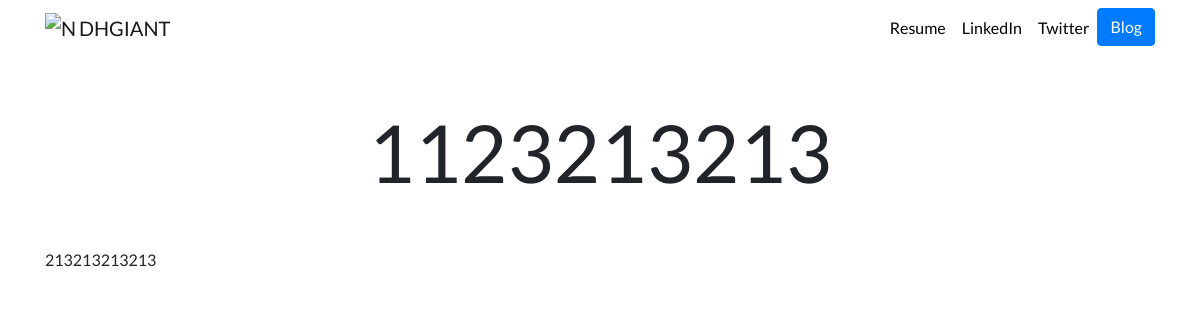
/blog/3/, run on an earlier commit of the app's database.
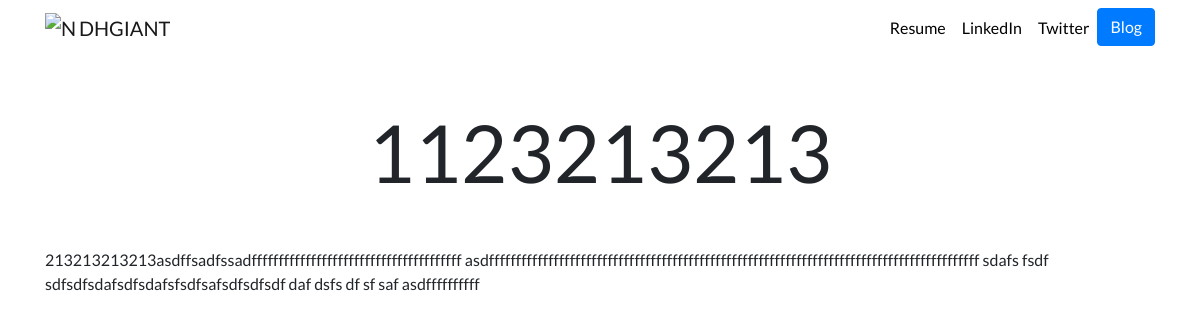
And on a later commit of the database.
### blog/models.py (models this page shows, shortened)
class Blog(models.Model):
    title = models.CharField(max_length=200)
    description = models.TextField()
    date_created = models.DateField()

### blog/views.py (the view)
# urls.py: path('<int:blog_id>/', views.detail, name='detail'),
def detail(request, blog_id):
    blog = get_object_or_404(Blog, pk=blog_id)
    return render(request, 'blog/detail.html', {'blog': blog})

### blog/templates/blog/detail.html (shortened to what this page needs)
{% extends "portfolio/base.html" %}
{% load static %}
{% block content %}
<h1 class="text-center mt-5" id="blogdetailtitle">{{ blog.title }}</h1>
{{ blog.description|safe }}
{% endblock %}

### portfolio/templates/portfolio/base.html (shortened to what this page needs)
{% load static %}
<!doctype html>
<html lang="en">
<head>
  <link rel="stylesheet" href="https://stackpath.bootstrapcdn.com/bootstrap/4.4.1/css/bootstrap.min.css">
  <link rel="stylesheet" href="{% static "portfolio/custom.css" %}">
</head>
<body>
  <nav id="topNav" class="navbar navbar-expand-md navbar-light">
    <div class="container">
      <a class="navbar-brand" href="{% url 'home' %}">
        <img src="{% static "portfolio/Logo.png" %}" width="30" height="30" class="d-inline-block align-top" alt="Nick's Logo">
        <span>DHGIANT</span>
      </a>
      <div class="collapse navbar-collapse text-center" id="navbarNav">
        <ul class="navbar-nav ml-auto">
          <li class="nav-item">
            <a class="nav-link" href="{% static "portfolio/resume.pdf" %}">Resume</a>
          </li>
          <li class="nav-item">
            <a class="nav-link" href="https://www.linkedin.com/in/nick-walter/" target="_blank">LinkedIn</a>
          </li>
          <li class="nav-item">
            <a class="nav-link" href="https://twitter.com/ZappyCode" target="_blank">Twitter</a>
          </li>
          <li>
            <a role="button" href="{% url 'blog:all_blogs' %}" class="btn btn-primary">Blog</a>
          </li>
        </ul>
      </div>
    </div>
  </nav>
  <div class="container">
    {% block content %}{% endblock %}
  </div>
</body>
</html>

### portfolio/static/portfolio/custom.css (style rules this page uses)
.navbar-nav .nav-link { color: rgba(0,0,0,1) !important; }
body { font-family: 'Lato', sans-serif; }
@media (min-width: 992px) { #blogdetailtitle { font-size: 5rem; } }

What changed in the data, as far as the page shows it:
changed Blog: description "213213213213" → "213213213213asdffsadfssadfffffffffffffffffffffffffffffffffffffff asdfffffffffffffffffffffffffffffffffffffffffffffffffffffffffffffffffffffffffffffffffffffffffff sdafs fsdf sdfsdfsdafsdfsdafsfsdfsafsdfsdfsdf daf dsfs df sf saf asdffffffffff"
